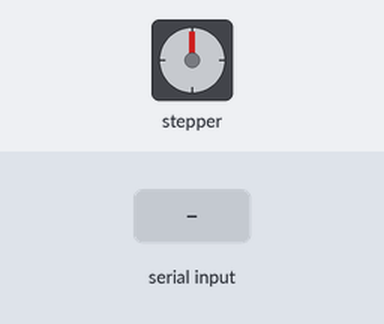
Bench run of a sketch on a simulated Arduino Uno, built with avr-gcc and run on an emulated ATmega328P. Shown: stepper motor. Inputs (shaded band) come from the test bench. Stepper angles assume 200 steps per turn; what the sketch prints to the serial monitor is not drawn.

Above: at 1.2 s.
1.3 s: byte 30 received over Serial
At 2.1 s:
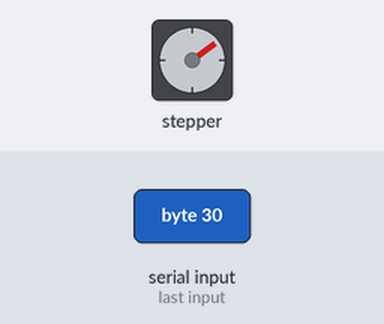
3.9 s: byte 90 received over Serial
At 4.9 s:
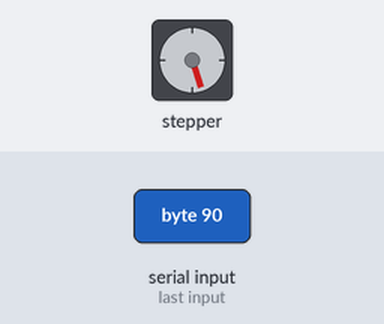
6.9 s: byte 120 received over Serial
At 8.0 s:
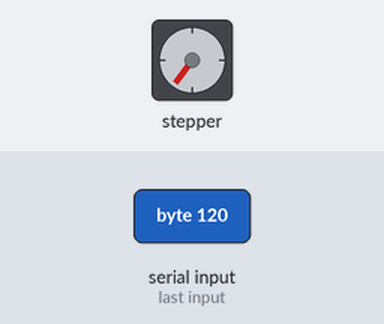
Timing chart, 0 to 10.1 s (numbered marks = the images above; inputs shaded):
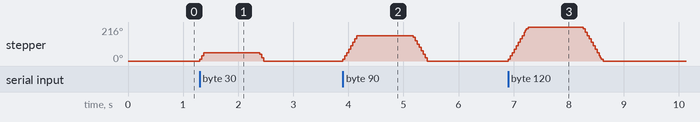

The sketch:

arduino_script.ino
```cpp
#include <Stepper.h>

Stepper motor(200, 3, 5, 9, 11);

void setup() {
Serial.begin(9600);
Serial.write("ready");
}

void loop() {
if (Serial.available() > 0){
const byte value = Serial.read();
Serial.write(value);
motor.setSpeed(100);
motor.step(value);
delay(1000);
motor.step(-value);
delay(1000);
}

}
```

Measured:
- after the input at 1.3 s, stepper: turns 54° clockwise in 0.07 s, then 54° counter-clockwise in 0.07 s
- after the input at 3.9 s, stepper: turns 162° clockwise in 0.25 s, then 162° counter-clockwise in 0.25 s
- after the input at 6.9 s, stepper: turns 216° clockwise in 0.36 s, then 216° counter-clockwise in 0.36 s
